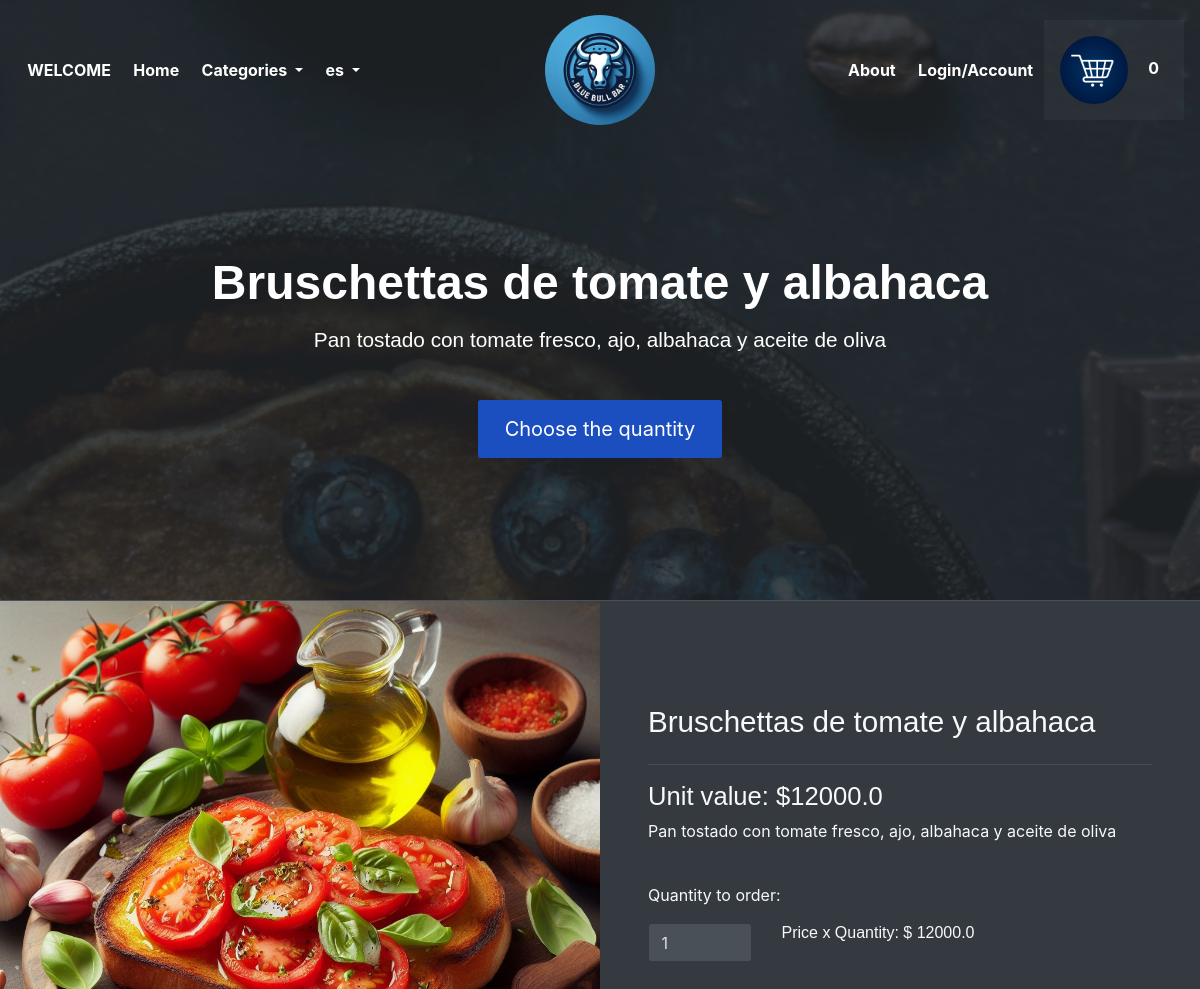
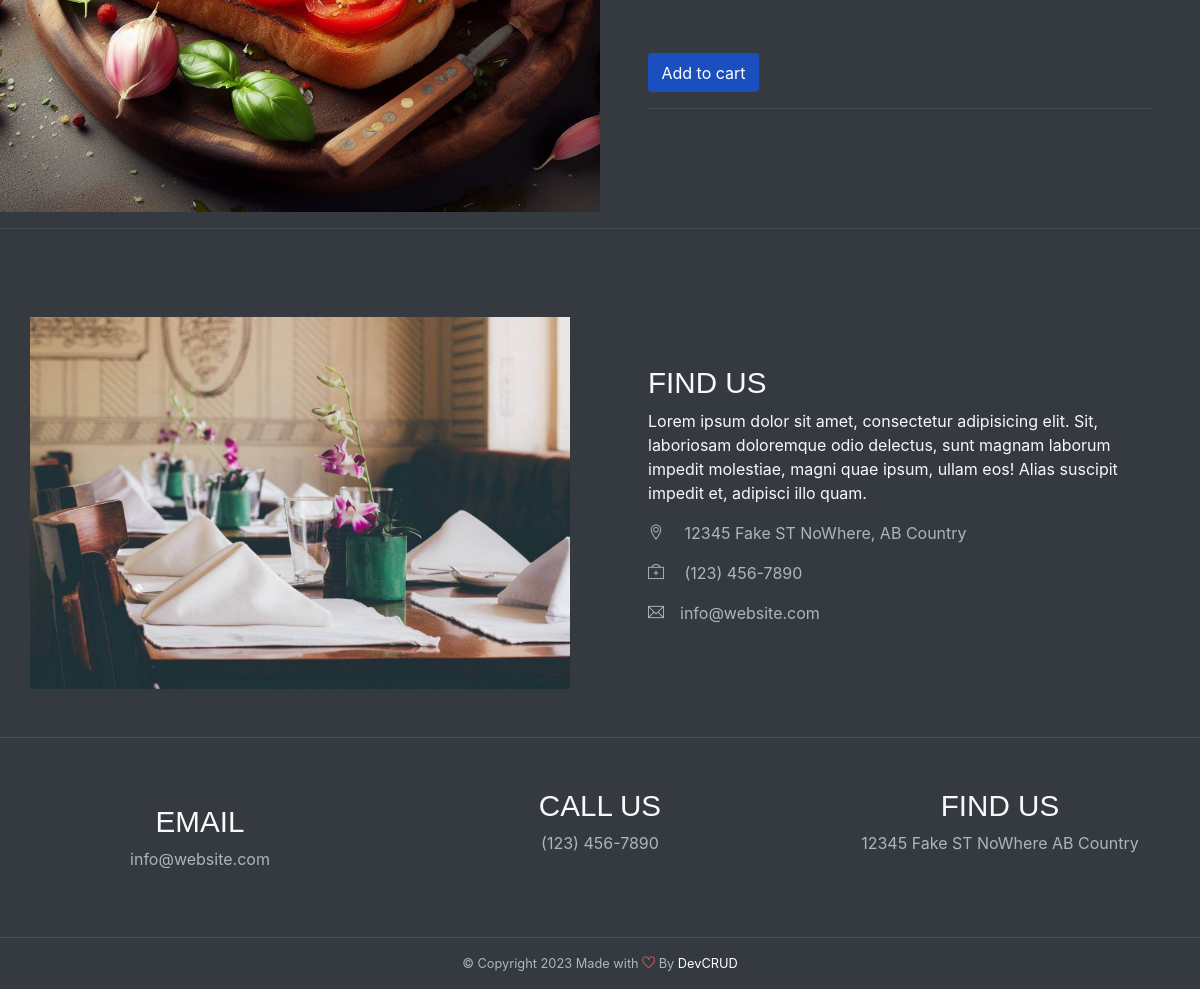
Page /detalles/3 on the committed database (2 pictures, top to bottom).
### tables this page shows
CREATE TABLE Menu (
            id INTEGER PRIMARY KEY,
            nombre TEXT NOT NULL,
            descripcion TEXT,
            precio REAL NOT NULL,
            categoria TEXT NOT NULL,
            imagen TEXT NOT NULL
        );

### app/inicio/routes.py (the view)
@inicio_bp.route('/detalles/<id>')
def detalles(id):
    try:
        id=int(id)
        item_menu=obtener_por_id(id)
        print(item_menu)
        cart=obtener_carrito()
        usuario=None
        if 'email' in session:
            email_usuario=session['email']
            usuario=obtener_por_email(email_usuario)
        return render_template('detalles.html', usuario=usuario, item_menu=item_menu, total_items_cart=cart.total_items())
    except:
        abort(400)

### app/__init__.py (called while the page is built)
def get_locale():
    return session.get('language', request.accept_languages.best_match(app.config['LANGUAGES']))

### app/models/cart.py (called while the page is built)
    def total_items(self):
        total=0
        for item in self.items:
            total+=item.cantidad
        return total

    def to_dict(self):
        return {
            'items': [
                {
                    'item_id': item.item_id,
                    'cantidad': item.cantidad,
                    'precio_cantidad': item.precio_cantidad
                }
                for item in self.items
            ]
        }

### app/models/menu.py (called while the page is built)
    def __str__(self):
        return f"{self.id}:{self.nombre}"

### app/services/cart.py (called while the page is built)
def obtener_carrito():
    if 'cart' not in session:
        cart = Cart()
        session['cart'] = cart.to_dict()
    else:
        cart = Cart.from_dict(session['cart'])
    return cart

### app/services/menu_service.py (called while the page is built)
def obtener_por_id(id):
    db_path = current_app.config['DATABASE_URI'].replace('sqlite:///', '')
    conn = sqlite3.connect(db_path)
    cursor = conn.cursor()
    cursor.execute("SELECT * FROM Menu WHERE id = ?", (id,))
    row = cursor.fetchone()
    if row:
        item = MenuItem(*row)
    else:
        item = None
    conn.close()
    return item

### app/inicio/templates/detalles.html (shortened to what this page needs)
{% extends "base.html"%}
{% block content %}
<header id="home" class="header">
    <div class="overlay text-white text-center">
        <br><br><br><br>
        <h1 class=" font-weight-bold my-3">{{item_menu.nombre}}</h1>
        <h5 class="mb-5">{{item_menu.descripcion}}</h5>
        <a class="btn btn-lg btn-primary" href="#cart">{{_('Choose the quantity')}}</a>
    </div>
</header>
<div id="cart" class="container-fluid bg-dark text-light border-top wow fadeIn">
    <div class="row">
        <div class="col-md-6 px-0">
            {% if item_menu.imagen.startswith('http') %}
            <img src="{{ item_menu.imagen }}" alt="template by DevCRID http://www.devcrud.com/"
                class="rounded-0 card-img-top mg-responsive">
            {% else %}
            <img src="{{ url_for('static', filename='img/menu/' + item_menu.imagen) }}"
                alt="template by DevCRID http://www.devcrud.com/" class="rounded-0 card-img-top mg-responsive">
            {% endif %}
        </div>
        <div class="col-md-6 px-5 has-height-lg middle-items mt-3">
            <h3>{{item_menu.nombre}}</h3>
            <hr>
            <h4>{{_('Unit value')}}: ${{item_menu.precio}}</h4>
            <p>{{item_menu.descripcion}}</p>
            <br>
            <form action="{{ url_for('cart.agregar_item',id_item=item_menu.id)}}" method="post">
                <label for="cantidad">{{_('Quantity to order')}}:</label>
                <div class="row">
                    <div class="col-sm-6 col-md-3 col-xs-12 my-2">
                        <input type="number" id="cantidad" name="cantidad" value="1" min="1" max="" class="form-control"
                            oninput="actualizar_precio()">
                    </div>
                    <div class="col-sm-6 col-md-6 col-xs-6 my-2">
                        <h6>{{('Price x Quantity')}}: $ <span id="precio_total">{{item_menu.precio}}</span></h6>
                    </div>
                </div>
                <br>
                <input type="number" id="precio" hidden name="precio" value="{{item_menu.precio}}"><br>
                    value="{{item_menu.precio}}"><br>
                <button id="agregar" type="submit" class="btn btn-primary">{{_('Add to cart')}}</button>
            </form>
            <hr>
        </div>
    </div>
</div>
<hr>
{% endblock %}

### rows in the picture
Menu: nombre "Bruschettas de tomate y albahaca", descripcion "Pan tostado con tomate fresco, ajo, albahaca y aceite de oliva", imagen (picture), precio "12000.0"

### other values in the picture
{{ total_items_cart }} "0"
{{ ('Price x Quantity') }} "Price x Quantity"
